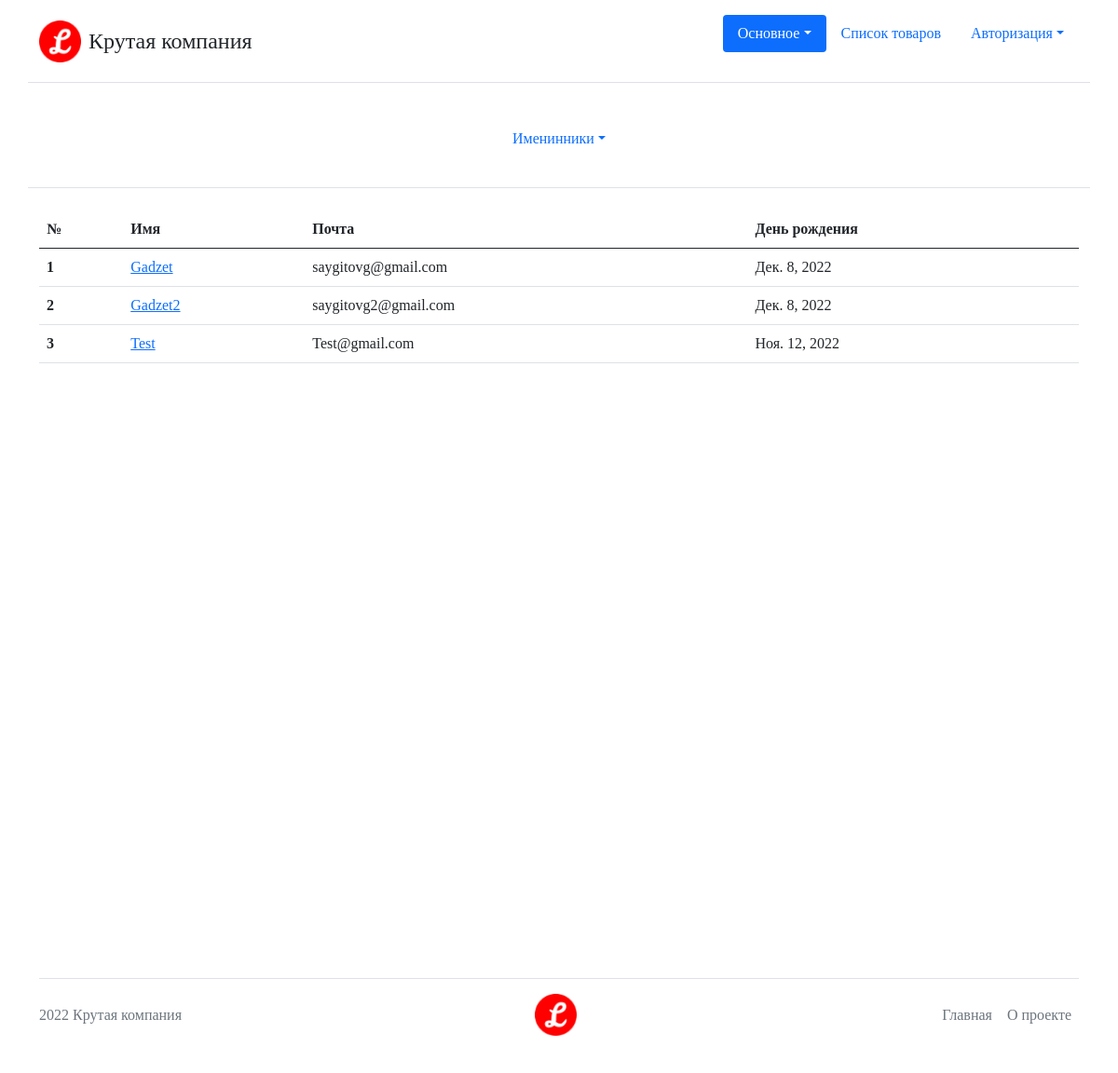
The page /users/user_list/ on the database its author committed.
### Users/models.py (models this page shows, shortened)
class User(AbstractBaseUser, PermissionsMixin):
    email = models.EmailField('Почта', unique=True)
    nickname = models.CharField('Имя пользователя', max_length=50)
    birthday_date = models.DateField('День рождения', null=True, blank=True)
    is_staff = models.BooleanField(
        'Статус персонала', default=False,
        help_text='Определяет доступ пользователя к админ панели',
        )
    is_active = models.BooleanField('Активен', default=True)
    date_joined = models.DateTimeField('Дата регистрации', auto_now_add=True)
    objects = UserManager()
    USERNAME_FIELD = 'email'
    EMAIL_FIELD = 'email'
    REQUIRED_FIELDS = ['nickname']
    class Meta:
        verbose_name = 'пользователь'
        verbose_name_plural = 'пользователи'
    def get_absolute_url(self):
        return reverse('users:user_details', kwargs={'user_id': self.pk})

### Users/views.py (the view)
# urls.py: path('user_list/', views.UserList.as_view(), name='user_list'),
class UserList(ListView):
    template_name = 'Users/user_list.html'
    queryset = User.objects.actived()
    context_object_name = 'users'
    extra_context = {
        'title_name': 'Активные пользователи'
    }

### Core/templatetags/MenuManager.py (called while the page is built)
@register.inclusion_tag('header.html')
def get_main_menu(request):
    menu = []
    for elem in Menus.main_menu:
        user_group = UserGroup.get_user_group(request.user)
        if user_group in elem.can_see or 'all' in elem.can_see:
            elem.is_active = elem.url_name == request.resolver_match.view_name
            if elem.sub_elems:
                for sub_elem in elem.sub_elems:
                    active = (
                        sub_elem.url_name == request.resolver_match.view_name
                        )
                    if active:
                        elem.is_active = True
                        break
            menu.append(elem)
    return {'menu': menu}

    @classmethod
    def get_user_group(cls, user):
        if user.is_authenticated:
            return cls.Auth
        return cls.NotAuth

### Users/context_processors.py (called while the page is built)
def extras(request):
    now = datetime.date.today()
    users = User.objects.filter(
        birthday_date__month=now.month,
        birthday_date__day=now.day,
    )
    return {'users_with_birthday': users}

### templates/Users/user_list.html
{% extends 'base.html' %}
{% block content %}
<table class="table">
    <thead>
      <tr>
        <th scope="col">№</th>
        <th scope="col">Имя</th>
        <th scope="col">Почта</th>
        <th scope="col">День рождения</th>
      </tr>
    </thead>
    <tbody>
        {% for user in users %}
        <tr>
            <th scope="row">{{ forloop.counter }}</th>
            <td><a href="{{ user.get_absolute_url }}">{{ user.nickname }}</a></td>
            <td>{{ user.email }}</td>
            {% if user.birthday_date %}
            <td>{{ user.birthday_date }}</td>
            {% else %}
            <td>Не указано</td>
            {% endif %}
        </tr>
        {% endfor %}
    </tbody>
  </table>
{% endblock content %}

### static_dev/core/css/base.css (style rules this page uses)
body * { font-family: "Comic Sans MS", "Comic Sans", cursive !important; }

### rows shown on the page
User: nickname "Gadzet", email "saygitovg@gmail.com", birthday_date "Дек. 8, 2022"
User: nickname "Gadzet2", email "saygitovg2@gmail.com", birthday_date "Дек. 8, 2022"
User: nickname "Test", email "Test@gmail.com", birthday_date "Ноя. 12, 2022"

### other values the page prints
{{ elem.title }} "Основное"
{{ elem.title }} "Список товаров"
{{ elem.title }} "Авторизация"
